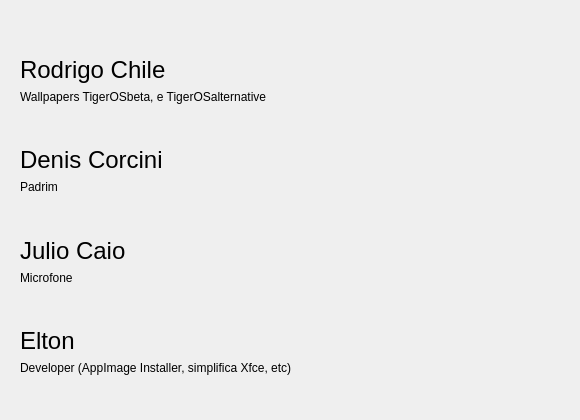
      <widget class="QWidget" name="tab_7">
       <attribute name="title">
        <string>Colaboradores</string>
       </attribute>
       <widget class="QWidget" name="verticalLayoutWidget_2">
        <property name="geometry">
         <rect>
          <x>20</x>
          <y>20</y>
          <width>551</width>
          <height>391</height>
         </rect>
        </property>
        <layout class="QVBoxLayout" name="verticalLayout_7">
         <item>
          <spacer name="verticalSpacer_30">
           <property name="orientation">
            <enum>Qt::Vertical</enum>
           </property>
           <property name="sizeHint" stdset="0">
            <size>
             <width>20</width>
             <height>40</height>
            </size>
           </property>
          </spacer>
         </item>
         <item>
          <widget class="QLabel" name="label_74">
           <property name="font">
            <font>
             <family>Ubuntu</family>
             <pointsize>18</pointsize>
            </font>
           </property>
           <property name="text">
            <string>Rodrigo Chile</string>
           </property>
          </widget>
         </item>
         <item>
          <widget class="QLabel" name="label_75">
           <property name="text">
            <string>Wallpapers TigerOSbeta, e TigerOSalternative</string>
           </property>
          </widget>
         </item>
         <item>
          <spacer name="verticalSpacer_26">
           <property name="orientation">
            <enum>Qt::Vertical</enum>
           </property>
           <property name="sizeHint" stdset="0">
            <size>
             <width>20</width>
             <height>40</height>
            </size>
           </property>
          </spacer>
         </item>
         <item>
          <widget class="QLabel" name="label_76">
           <property name="font">
            <font>
             <family>Ubuntu</family>
             <pointsize>18</pointsize>
            </font>
           </property>
           <property name="text">
            <string>Denis Corcini</string>
           </property>
          </widget>
         </item>
         <item>
          <widget class="QLabel" name="label_77">
           <property name="text">
            <string>Padrim</string>
           </property>
          </widget>
         </item>
         <item>
          <spacer name="verticalSpacer_27">
           <property name="orientation">
            <enum>Qt::Vertical</enum>
           </property>
           <property name="sizeHint" stdset="0">
            <size>
             <width>20</width>
             <height>40</height>
            </size>
           </property>
          </spacer>
         </item>
         <item>
          <widget class="QLabel" name="label_78">
           <property name="font">
            <font>
             <family>Ubuntu</family>
             <pointsize>18</pointsize>
            </font>
           </property>
           <property name="text">
            <string>Julio Caio</string>
           </property>
          </widget>
         </item>
         <item>
          <widget class="QLabel" name="label_79">
           <property name="text">
            <string>Microfone</string>
           </property>
          </widget>
         </item>
         <item>
          <spacer name="verticalSpacer_28">
           <property name="orientation">
            <enum>Qt::Vertical</enum>
           </property>
           <property name="sizeHint" stdset="0">
            <size>
             <width>20</width>
             <height>40</height>
            </size>
           </property>
          </spacer>
         </item>
         <item>
          <widget class="QLabel" name="label_80">
           <property name="font">
            <font>
             <family>Ubuntu</family>
             <pointsize>18</pointsize>
            </font>
           </property>
           <property name="text">
            <string>Elton</string>
           </property>
          </widget>
         </item>
         <item>
          <widget class="QLabel" name="label_81">
           <property name="text">
            <string>Developer (AppImage Installer, simplifica Xfce, etc)</string>
           </property>
          </widget>
         </item>
         <item>
          <spacer name="verticalSpacer_29">
           <property name="orientation">
            <enum>Qt::Vertical</enum>
           </property>
           <property name="sizeHint" stdset="0">
            <size>
             <width>20</width>
             <height>40</height>
            </size>
           </property>
          </spacer>
         </item>
        </layout>
       </widget>
      </widget>
